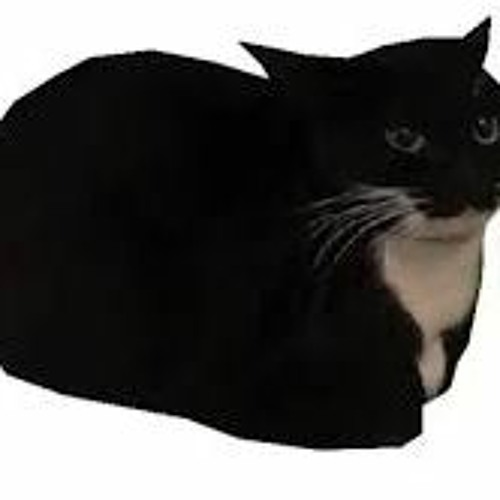
#> input picture maxwell.jpg, 500 x 500 px
$ python rotating_image.py
#> lines starting #> are read from the running program, lines starting #| are printed output that depends on the picture
import cv2
import numpy as np
import imutils


def rotate_image(image, angle, center=None, scale=1.0):
    (h, w) = image.shape[:2]
    if center is None:
        center = (w // 2, h // 2)

    M = cv2.getRotationMatrix2D(center, angle, scale)
    rotated = cv2.warpAffine(image, M, (w, h))
    return rotated


def rotate_bound(image, angle):
    return imutils.rotate_bound(image, angle)


def display_images(original, transformed, title="Image after rotate"):
    cv2.imshow("Original", original)
    cv2.imshow(title, transformed)
    cv2.waitKey(0)
    cv2.destroyAllWindows()


image = cv2.imread("maxwell.jpg")
#> image is the input picture: shape (500, 500, 3); mean B, G, R 85.1, 86.6, 87.5


def zad_1():
    rotated_45 = rotate_image(image, 45)
    display_images(image, rotated_45, "45 degree rotate")


def zad_2():
    rotated_neg_90 = rotate_image(image, -90)
    display_images(image, rotated_neg_90, "-90 degree rotate")


def zad_3():
    rotated_corner = rotate_image(image, 30, (0, 0))
    display_images(image, rotated_corner, "Top-left corner 30 degree rotate")


def zad_4():
    angle = float(input("Insert degree of rotate"))
    rotated_custom = rotate_image(image, angle)
    display_images(image, rotated_custom, f"{angle} degree rotate - from user")


def zad_5():
    rotated_180 = imutils.rotate(image, 180)
    display_images(image, rotated_180, "180 degree rotate - using imutils")


def zad_6():
    rotated_bound = rotate_bound(image, -33)
    display_images(image, rotated_bound, "-33 degree rotate - without cutting edges")


def zad_7():
    rotated_warpAffine = rotate_image(image, 60)
    rotated_imutils = imutils.rotate(image, 60)
    display_images(rotated_warpAffine, rotated_imutils, "Compareing warpAffine and imutils.rotate")


def zad_8():
    sequential_rotation = rotate_image(rotate_image(rotate_image(image, 30), 30), 30)
    rotated_90 = rotate_image(image, 90)
    display_images(sequential_rotation, rotated_90, "3 x 30 degree sequence rotate vs 90 degree rotate")


def zad_9():
    rotated_75 = rotate_image(image, 75)
    cv2.imwrite("rotated_output.jpg", rotated_75)
    display_images(image, rotated_75, "Rotate and save")


def zad_10():
    for angle in range(0, 361, 15):
        rotated_loop = rotate_image(image, angle)
        cv2.imshow("Rotate in loop", rotated_loop)
        cv2.waitKey(500)
#> this loop made 25 passes
#> pass 2, in rotate_image (call 2), `rotated = cv2.warpAffine(image, M, (w, h))`:
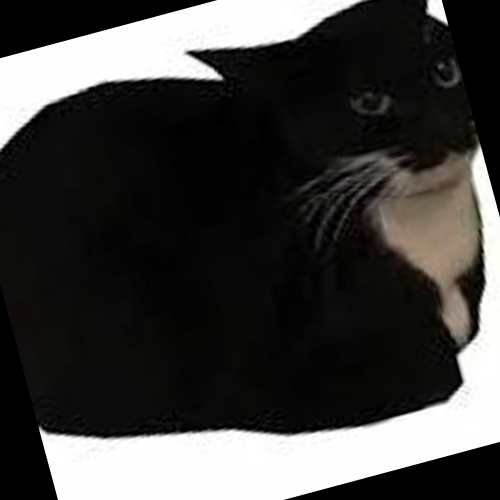
#> rotated: shape (500, 500, 3); mean B, G, R 62.1, 63.6, 64.4
#> pass 3, in rotate_image (call 3), `rotated = cv2.warpAffine(image, M, (w, h))`:
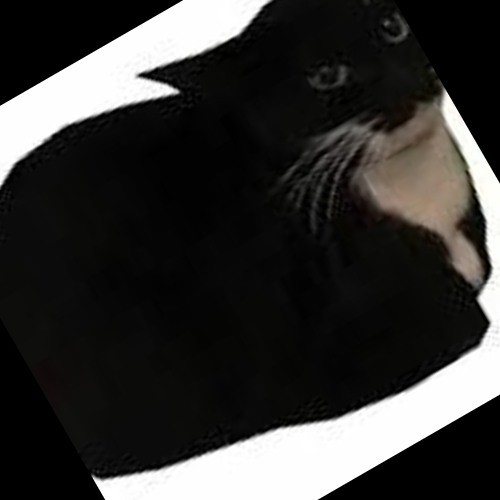
#> rotated: shape (500, 500, 3); mean B, G, R 51.7, 53.1, 54
    cv2.destroyAllWindows()


if __name__ == "__main__":
    zad_10()
    cv2.destroyAllWindows()
